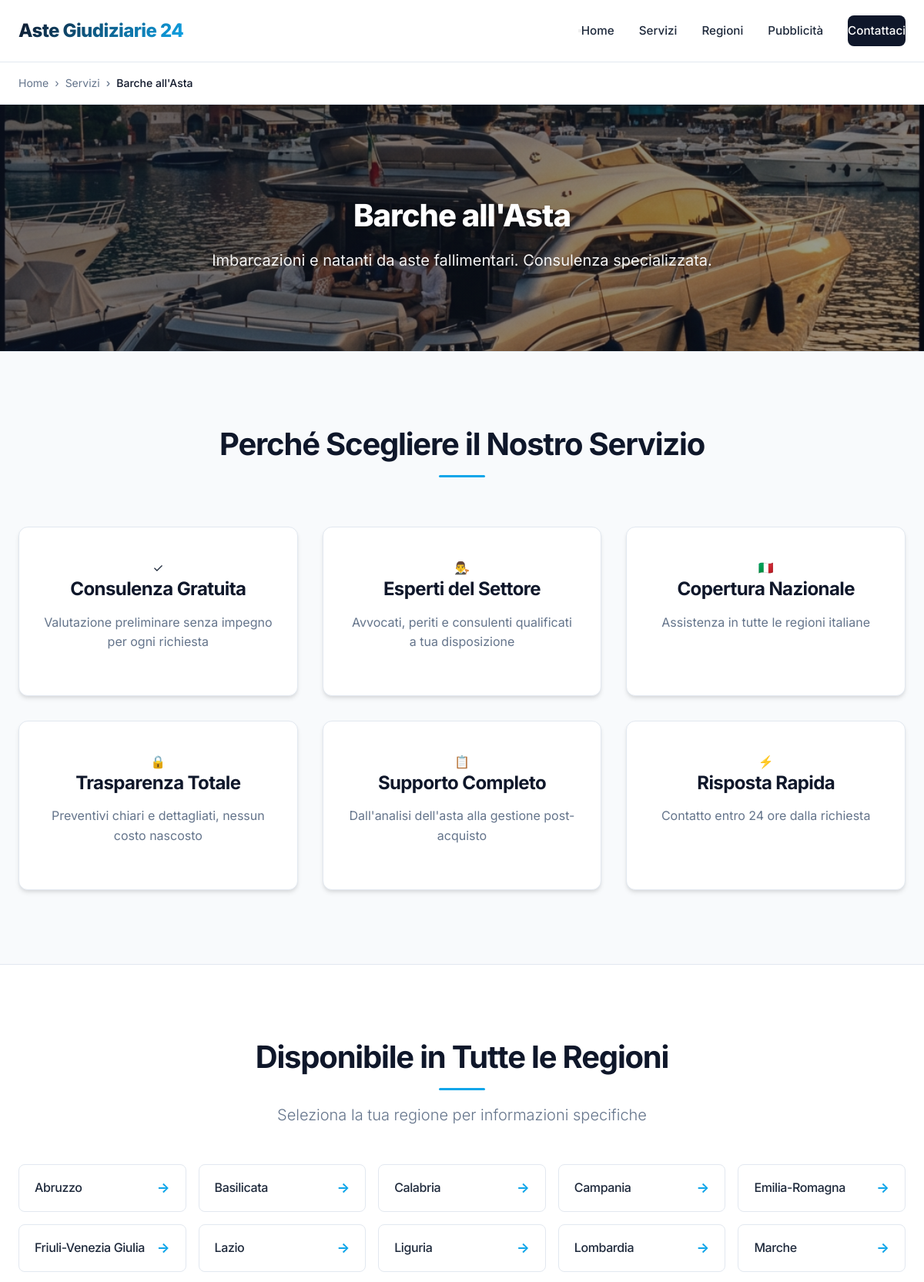
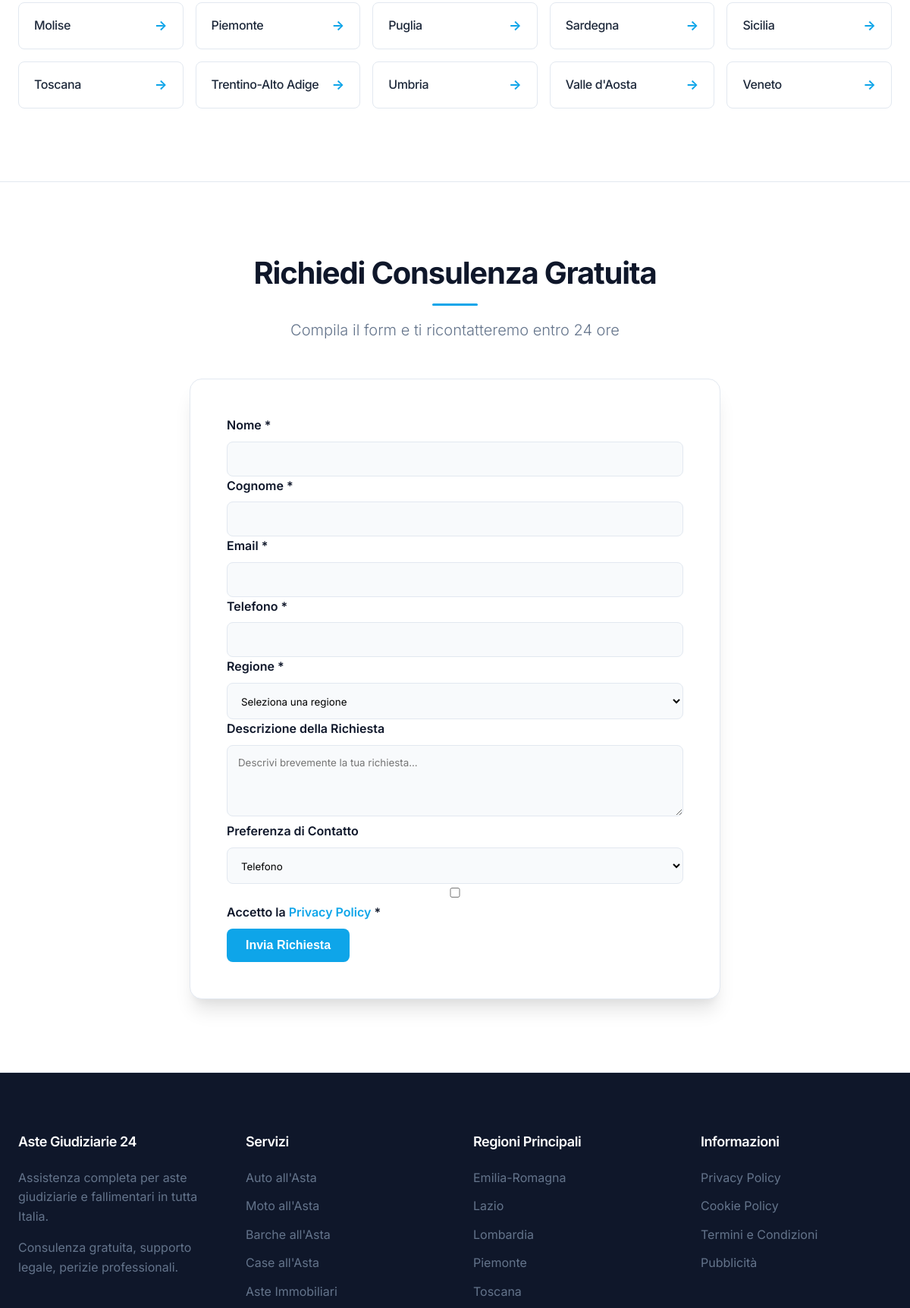
Page /servizi/barche-allasta (upper part) on the committed database (2 pictures, top to bottom).
### tables this page shows
CREATE TABLE `servizi` (
  `id` int NOT NULL AUTO_INCREMENT,
  `nome` varchar(100) NOT NULL,
  `slug` varchar(100) NOT NULL,
  `categoria` enum('veicoli','immobili','altro') NOT NULL,
  `descrizione_breve` varchar(160) DEFAULT NULL,
  `features` text,
  `prezzo` decimal(10,2) DEFAULT NULL,
  `contenuto` text,
  `immagine` varchar(255) DEFAULT NULL,
  `attivo` tinyint(1) NOT NULL DEFAULT '1',
  `ordine` int NOT NULL DEFAULT '0',
  `meta_title` text,
  `meta_description` text,
  PRIMARY KEY (`id`),
  UNIQUE KEY `slug` (`slug`),
  KEY `idx_slug` (`slug`),
  KEY `idx_categoria` (`categoria`),
  KEY `idx_attivo` (`attivo`),
  KEY `idx_ordine` (`ordine`)
);

CREATE TABLE `regioni` (
  `id` int NOT NULL AUTO_INCREMENT,
  `nome` varchar(100) NOT NULL,
  `slug` varchar(100) NOT NULL,
  `codice_istat` varchar(2) NOT NULL,
  `attiva` tinyint(1) NOT NULL DEFAULT '1',
  `contenuto_custom` text,
  `meta_title` varchar(70) DEFAULT NULL,
  `meta_description` varchar(200) DEFAULT NULL,
  PRIMARY KEY (`id`),
  UNIQUE KEY `slug` (`slug`),
  KEY `idx_slug` (`slug`),
  KEY `idx_attiva` (`attiva`)
);

### public/index.php (called while the page is built)
<?php
require_once __DIR__ . '/../router.php';

### includes/db.php (called while the page is built, shortened)
<?php
class Database
{
    private static $instance = null;
    private $pdo;
    private function __construct()
    {
        try {
            $dsn = "mysql:host=" . DB_HOST . ";port=" . DB_PORT . ";dbname=" . DB_NAME . ";charset=" . DB_CHARSET;
            $options = [
                PDO::ATTR_ERRMODE => PDO::ERRMODE_EXCEPTION,
                PDO::ATTR_DEFAULT_FETCH_MODE => PDO::FETCH_ASSOC,
                PDO::ATTR_EMULATE_PREPARES => false,
                PDO::MYSQL_ATTR_INIT_COMMAND => "SET NAMES " . DB_CHARSET
            ];
            $this->pdo = new PDO($dsn, DB_USER, DB_PASS, $options);
        } catch (PDOException $e) {
            $this->logError('Database connection failed: ' . $e->getMessage());
            if (APP_DEBUG) {
                die('Database connection failed: ' . $e->getMessage());
            } else {
                die('Database connection failed. Please contact support.');
            }
        }
    }
    public static function getInstance()
    {
        if (self::$instance === null) {
            self::$instance = new self();
        }
        return self::$instance;
    }
    public function query($sql, $params = [])
    {
        try {
            $stmt = $this->pdo->prepare($sql);
            $stmt->execute($params);
            return $stmt;
        } catch (PDOException $e) {
            $this->logError('Query failed: ' . $e->getMessage() . ' | SQL: ' . $sql);
            throw $e;
        }
    }
    public function fetchAll($sql, $params = [])
    {
        return $this->query($sql, $params)->fetchAll();
    }
    public function fetchOne($sql, $params = [])
    {
        return $this->query($sql, $params)->fetch();
    }
}
function db()
{
    return Database::getInstance();
}

### public/servizi/servizio-template.php (the view, shortened to what this page needs)
<?php
require_once __DIR__ . '/../../includes/db.php';
require_once __DIR__ . '/../../includes/functions.php';
$regioni = getAllRegioni();
$canonical = APP_URL . '/servizi/' . $servizio['slug'];
$breadcrumbItems = [
    ['name' => 'Home', 'url' => APP_URL],
    ['name' => 'Servizi', 'url' => APP_URL . '/#servizi'],
    ['name' => $servizio['nome'], 'url' => $canonical]
];
include __DIR__ . '/../../includes/header.php';
?>
<section class="breadcrumb-section">
    <div class="container">
        <?= renderBreadcrumbs($breadcrumbItems) ?>
    </div>
</section>
<section class="hero hero-small" <?php if (!empty($servizio['immagine'])): ?>style="background-image: url('/<?= ltrim(htmlspecialchars($servizio['immagine']), '/') ?>'); background-size: cover; background-position: center;"
    <?php endif; ?>>
    <div class="hero-overlay"></div>
    <div class="container">
        <div class="hero-content">
            <h1 class="hero-title">
                <?= htmlspecialchars($servizio['nome']) ?>
            </h1>
            <p class="hero-subtitle">
                <?= htmlspecialchars($servizio['descrizione_breve']) ?>
            </p>
        </div>
    </div>
</section>
<section class="why-us-section">
    <div class="container">
        <div class="section-header">
            <h2>Perché Scegliere il Nostro Servizio</h2>
        </div>
        <div class="benefits-grid">
            <div class="benefit-card">
                <div class="benefit-icon">✓</div>
                <h3>Consulenza Gratuita</h3>
                <p>Valutazione preliminare senza impegno per ogni richiesta</p>
            </div>
            <div class="benefit-card">
                <div class="benefit-icon">👨‍⚖️</div>
                <h3>Esperti del Settore</h3>
                <p>Avvocati, periti e consulenti qualificati a tua disposizione</p>
            </div>
            <div class="benefit-card">
                <div class="benefit-icon">🇮🇹</div>
                <h3>Copertura Nazionale</h3>
                <p>Assistenza in tutte le regioni italiane</p>
            </div>
            <div class="benefit-card">
                <div class="benefit-icon">🔒</div>
                <h3>Trasparenza Totale</h3>
                <p>Preventivi chiari e dettagliati, nessun costo nascosto</p>
            </div>
            <div class="benefit-card">
                <div class="benefit-icon">📋</div>
                <h3>Supporto Completo</h3>
                <p>Dall'analisi dell'asta alla gestione post-acquisto</p>
            </div>
            <div class="benefit-card">
                <div class="benefit-icon">⚡</div>
                <h3>Risposta Rapida</h3>
                <p>Contatto entro 24 ore dalla richiesta</p>
            </div>
        </div>
    </div>
</section>
<section class="locations-section">
    <div class="container">
        <div class="section-header">
            <h2>Disponibile in Tutte le Regioni</h2>
            <p>Seleziona la tua regione per informazioni specifiche</p>
        </div>
        <div class="locations-grid">
            <?php foreach ($regioni as $regione): ?>
                <a href="/<?= $servizio['slug'] ?>/<?= $regione['slug'] ?>" class="location-card">
                    <h3>
                        <?= htmlspecialchars($regione['nome']) ?>
                    </h3>
                    <span class="location-arrow">→</span>
                </a>
            <?php endforeach; ?>
        </div>
    </div>
</section>
<section id="contatti" class="contact-section">
    <div class="container">
        <div class="section-header">
            <h2>Richiedi Consulenza Gratuita</h2>
            <p>Compila il form e ti ricontatteremo entro 24 ore</p>
        </div>
        <div class="contact-form-wrapper">
            <form id="leadForm" class="lead-form" method="POST" action="/api/submit-lead.php">
                <div class="form-row">
                    <div class="form-group">
                        <label for="nome">Nome *</label>
                        <input type="text" id="nome" name="nome" required>
                    </div>
                    <div class="form-group">
                        <label for="cognome">Cognome *</label>
                        <input type="text" id="cognome" name="cognome" required>
                    </div>
                </div>
                <div class="form-row">
                    <div class="form-group">
                        <label for="email">Email *</label>
                        <input type="email" id="email" name="email" required>
                    </div>
                    <div class="form-group">
                        <label for="telefono">Telefono *</label>
                        <input type="tel" id="telefono" name="telefono" required>
                    </div>
                </div>
                <div class="form-group">
                    <label for="regione_id">Regione *</label>
                    <select id="regione_id" name="regione_id" required>
                        <option value="">Seleziona una regione</option>
                    </select>
                </div>
                <div class="form-group">
                    <label for="descrizione">Descrizione della Richiesta</label>
                    <textarea id="descrizione" name="descrizione" rows="4"
                        placeholder="Descrivi brevemente la tua richiesta..."></textarea>
                </div>
                <div class="form-group">
                    <label for="preferenza_contatto">Preferenza di Contatto</label>
                    <select id="preferenza_contatto" name="preferenza_contatto">
                        <option value="telefono">Telefono</option>
                    </select>
                </div>
                <div class="form-group checkbox-group">
                    <label>
                        <input type="checkbox" name="privacy" required>
                        Accetto la <a href="/privacy-policy" target="_blank">Privacy Policy</a> *
                    </label>
                </div>
                <div class="form-actions">
                    <button type="submit" class="btn btn-primary btn-lg">Invia Richiesta</button>
                </div>
            </form>
        </div>
    </div>
</section>
<?php include __DIR__ . '/../../includes/footer.php'; ?>

### includes/footer.php (shortened to what this page needs)
</main>
<footer class="site-footer">
    <div class="container">
        <div class="footer-content">
            <div class="footer-section">
                <h3>Aste Giudiziarie 24</h3>
                <p>Assistenza completa per aste giudiziarie e fallimentari in tutta Italia.</p>
                <p>Consulenza gratuita, supporto legale, perizie professionali.</p>
            </div>
            <div class="footer-section">
                <h4>Servizi</h4>
                <ul>
                    <?php
                    $servizi = getAllServizi();
                    foreach (array_slice($servizi, 0, 6) as $footerServizio):
                        ?>
                        <li><a href="/servizi/<?= $footerServizio['slug'] ?>">
                                <?= htmlspecialchars($footerServizio['nome']) ?>
                            </a></li>
                    <?php endforeach; ?>
                </ul>
            </div>
            <div class="footer-section">
                <h4>Regioni Principali</h4>
                <ul>
                    <?php
                    $regioni = getAllRegioni();
                    $principali = ['Lombardia', 'Lazio', 'Veneto', 'Piemonte', 'Emilia-Romagna', 'Toscana'];
                    foreach ($regioni as $footerRegione):
                        if (in_array($footerRegione['nome'], $principali)):
                            ?>
                            <li><a href="/regioni/<?= $footerRegione['slug'] ?>">
                                    <?= htmlspecialchars($footerRegione['nome']) ?>
                                </a></li>
                            <?php
                        endif;
                    endforeach;
                    ?>
                </ul>
            </div>
            <div class="footer-section">
                <h4>Informazioni</h4>
                <ul>
                    <li><a href="/privacy-policy">Privacy Policy</a></li>
                    <li><a href="/cookie-policy">Cookie Policy</a></li>
                    <li><a href="/termini-condizioni">Termini e Condizioni</a></li>
                    <li><a href="/pubblicita">Pubblicità</a></li>
                </ul>
            </div>
        </div>
    </div>
</footer>
</body>
</html>

### rows in the picture
servizi: immagine (picture), nome "Barche all'Asta", descrizione_breve "Imbarcazioni e natanti da aste fallimentari. Consulenza specializzata."
regioni: nome "Abruzzo"
regioni: nome "Basilicata"
regioni: nome "Calabria"
regioni: nome "Campania"
regioni: nome "Emilia-Romagna"
regioni: nome "Friuli-Venezia Giulia"
regioni: nome "Lazio"
regioni: nome "Liguria"
regioni: nome "Lombardia"
regioni: nome "Marche"
regioni: nome "Molise"
regioni: nome "Piemonte"
regioni: nome "Puglia"
regioni: nome "Sardegna"
regioni: nome "Sicilia"
regioni: nome "Toscana"
regioni: nome "Trentino-Alto Adige"
regioni: nome "Umbria"
regioni: nome "Valle d'Aosta"
regioni: nome "Veneto"
servizi: nome "Auto all'Asta"
servizi: nome "Moto all'Asta"
servizi: nome "Case all'Asta"
servizi: nome "Aste Immobiliari"

### other values in the picture
$item['name'] "Home"
$item['name'] "Servizi"
$item['name'] "Barche all'Asta"
